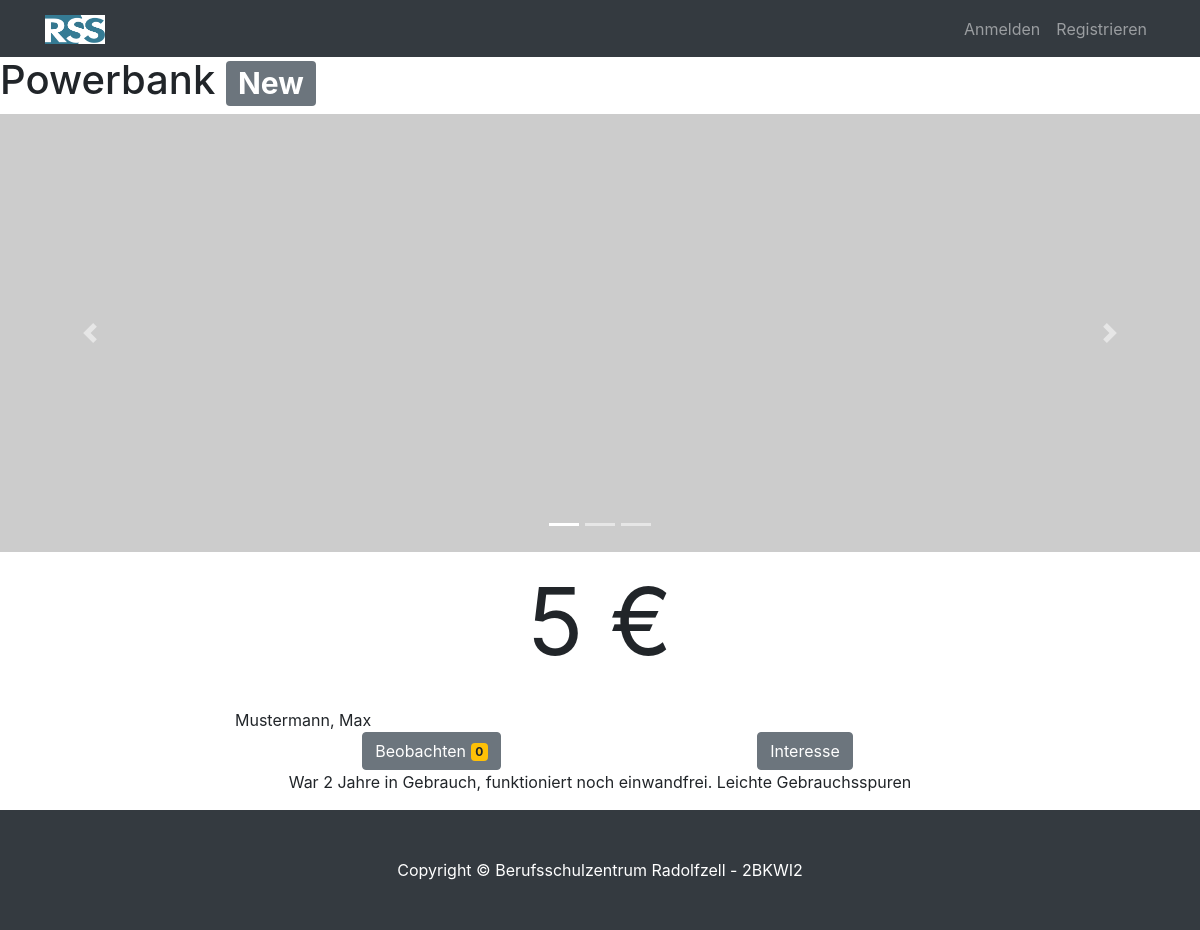
The app's page /web/angebot.php?id=1, older data.
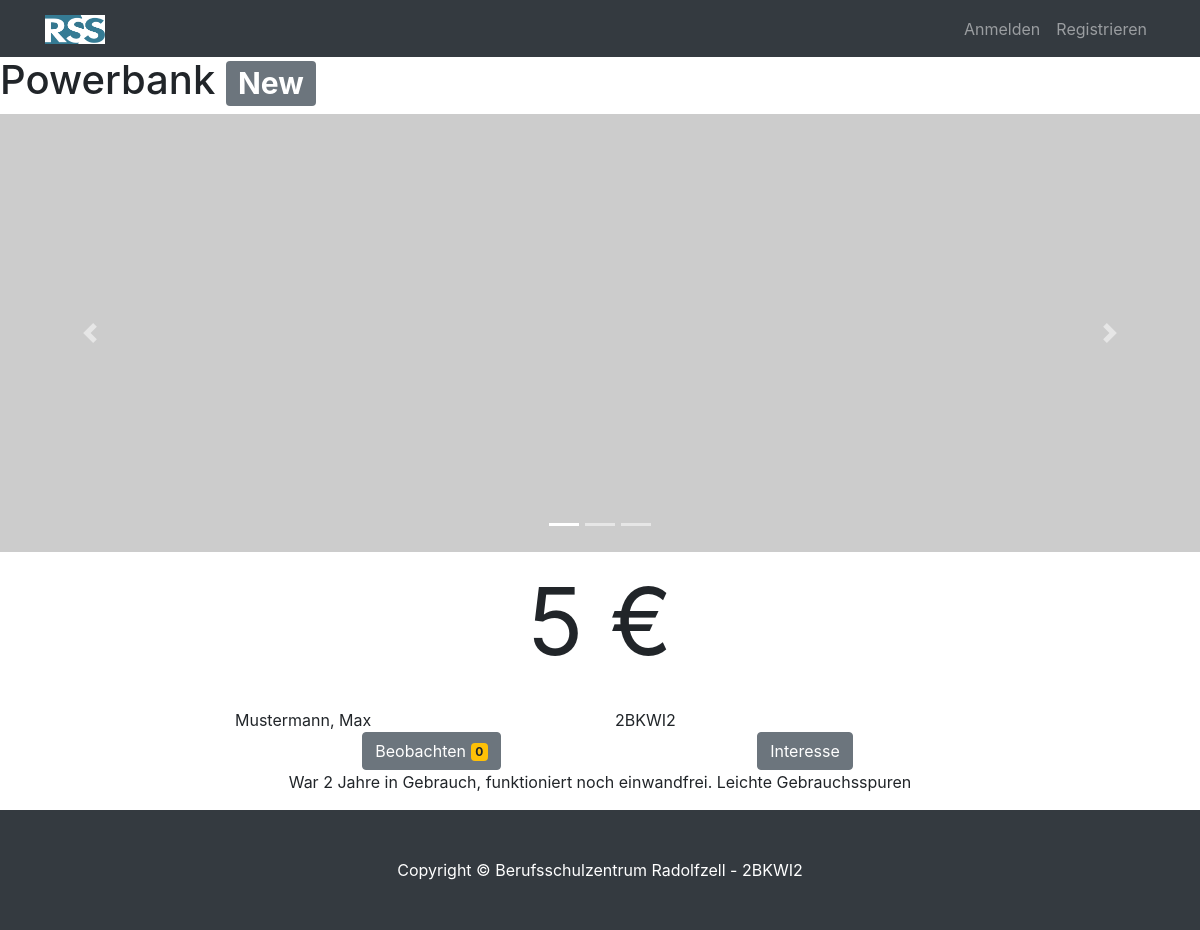
The same page, newer data.
### tables this page shows
CREATE TABLE `offer` (
  `id` int(11) NOT NULL,
  `creatorid` int(255) NOT NULL,
  `title` varchar(255) NOT NULL,
  `createdate` timestamp NOT NULL DEFAULT CURRENT_TIMESTAMP,
  `description` longtext NOT NULL,
  `price` int(255) NOT NULL
);

CREATE TABLE IF NOT EXISTS `users` (
  `id` int(10) unsigned NOT NULL AUTO_INCREMENT,
  `email` varchar(255) NOT NULL,
  `passwort` varchar(255) NOT NULL,
  `vorname` varchar(255) NOT NULL DEFAULT '' ,
  `nachname` varchar(255) NOT NULL DEFAULT '' ,
  `class` varchar(20) NOT NULL DEFAULT '' ,
  `created_at` timestamp NOT NULL DEFAULT CURRENT_TIMESTAMP,
  `updated_at` timestamp on update CURRENT_TIMESTAMP NOT NULL DEFAULT CURRENT_TIMESTAMP ,
  `passwortcode` varchar(255) DEFAULT NULL,
  `passwortcode_time` timestamp NULL DEFAULT NULL,
  PRIMARY KEY (`id`), UNIQUE (`email`)
);

### web/inc/functions.inc.php (called while the page is built, shortened)
<?php
function is_checked_in() {
	return isset($_SESSION['userid']);
}

### web/angebot.php (the view, shortened to what this page needs)
<?php
require_once __DIR__ . '/inc/functions.inc.php';
include __DIR__ . '/templates/header.inc.php';
?>
<?php
global $pdo;
$statement = $pdo->prepare("SELECT * FROM offer, users WHERE offer.creatorid = users.id AND offer.id = :id");
$statement->execute(array(':id' => $_GET['id']));
while($row = $statement->fetch()) {
?>
<h1><?php echo $row['title'];?> <span class="badge badge-secondary">New</span></h1>
<div id="carouselExampleIndicators" class="carousel slide" data-ride="carousel">
  <ol class="carousel-indicators">
    <li data-target="#carouselExampleIndicators" data-slide-to="0" class="active"></li>
    <li data-target="#carouselExampleIndicators" data-slide-to="1"></li>
    <li data-target="#carouselExampleIndicators" data-slide-to="2"></li>
  </ol>
  <div class="carousel-inner">
    <div class="carousel-item active">
      <img src="https://via.placeholder.com/350x128" class="d-block w-100" alt="...">
    </div>
  </div>
  <a class="carousel-control-prev" href="#carouselExampleIndicators" role="button" data-slide="prev">
    <span class="carousel-control-prev-icon" aria-hidden="true"></span>
  </a>
  <a class="carousel-control-next" href="#carouselExampleIndicators" role="button" data-slide="next">
    <span class="carousel-control-next-icon" aria-hidden="true"></span>
  </a>
</div>
<p class="text-center" style="font-size: 70pt;"><?php echo $row['price'];?> €</p>
<div class="container">
<div class="row justify-content-center">
    <div class="col-sm-4">
      <?php echo $row['nachname'] . ", " . $row['vorname'];?>
    </div>
    <div class="col-sm-4">
     <?php echo $row['class'];?>
    </div>
  </div>
    </div>
    <div class="row justify-content-center">
    <div class="col-sm-4">
<button type="button" class="btn btn-secondary">
Beobachten  <span class="badge badge-warning">0</span>
</button>
    </div>
        <div class="col-sm-">
<input class="btn btn-secondary" type="submit" value="Interesse">
      </div>
      </div>
      <p class="text-center"><?php echo $row['description'];?></p>
<?php
}
?>
<?php
include __DIR__ . '/templates/footer.inc.php';
?>

### web/templates/header.inc.php (shortened to what this page needs)
<!DOCTYPE html>
<html lang="de">
  <head>
    <link href="<?php echo dirname($_SERVER['PHP_SELF']) . '/vendor/bootstrap/css/bootstrap.min.css';?>" rel="stylesheet">
    <link href="<?php echo dirname($_SERVER['PHP_SELF']) . '/css/styles.css';?>" rel="stylesheet">
  </head>
  <body>
<nav class="navbar navbar-expand-lg navbar-dark bg-dark fixed-top">
    <div class="container">
    <a class="navbar-brand" href="<?php echo dirname($_SERVER['PHP_SELF']) . '/index.php';?>"><img src="<?php echo dirname($_SERVER['PHP_SELF']) . '/img/Logo.png';?>" alt="Logo" width="60px"></a>
        <?php if(!is_checked_in()) : ?>
        <div class="collapse navbar-collapse" id="navbarResponsive">
        <ul class="navbar-nav ml-auto">
          <li class="nav-item">
            <a class="nav-link" href="<?php echo dirname($_SERVER['PHP_SELF']) . '/user/login.php';?>">Anmelden</a>
          </li>
          <li class="nav-item">
          <a class="nav-link" href="<?php echo dirname($_SERVER['PHP_SELF']) . '/user/register.php';?>">Registrieren</a>
          </li>
        </ul>
      </div>
        <?php endif; ?>
      </div>
    </nav>

### web/templates/footer.inc.php (shortened to what this page needs)
  <footer class="py-5 bg-dark">
    <div class="container">
      <p class="m-0 text-center text-white">Copyright &copy; Berufsschulzentrum Radolfzell - 2BKWI2</p>
    </div>
  </footer>
</body>
</html>

### web/css/styles.css (style rules this page uses)
body { padding-top: 56px; }

Row changes from the older to the newer data that the page shows:
changed through a linked row, offer "Powerbank": creatorid.class (not shown) → "2BKWI2"
